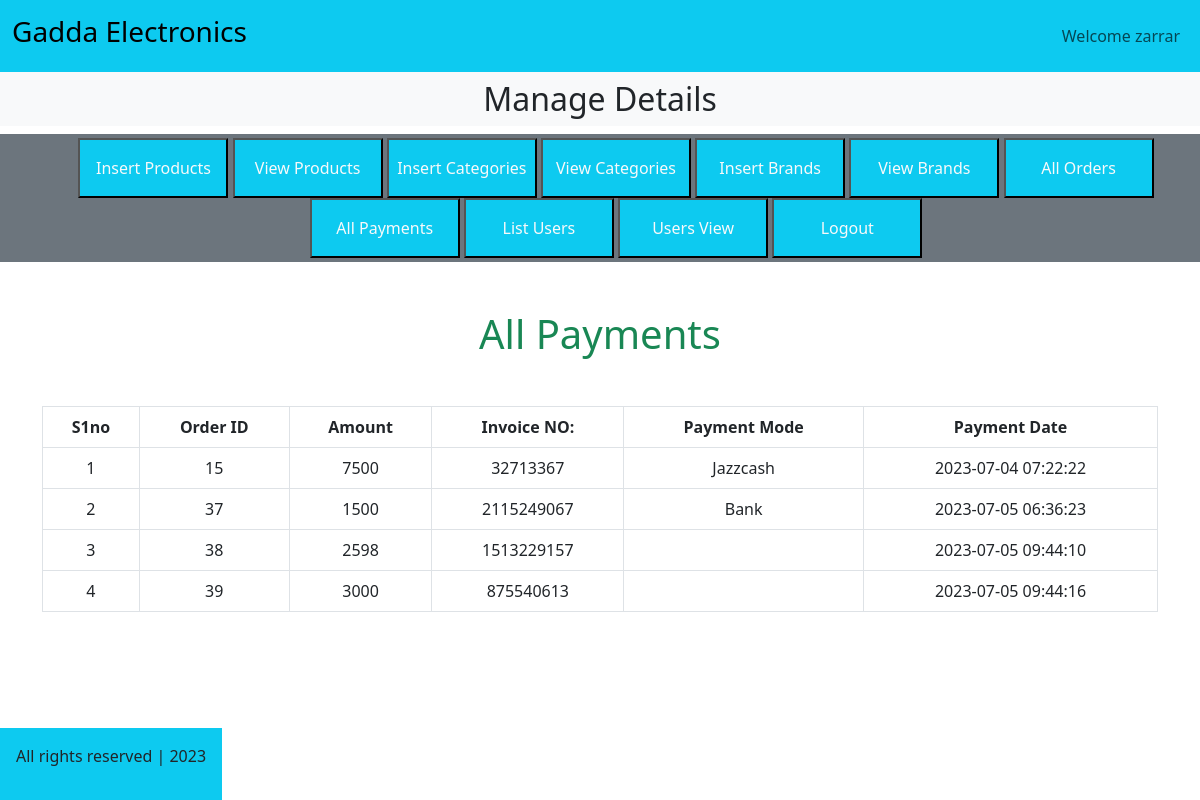
Page /admin/index.php?list_payments (signed in) on the committed database.
### tables this page shows
CREATE TABLE `user_payments` (
  `payment_id` int(11) NOT NULL,
  `order_id` int(11) NOT NULL,
  `invoice_num` int(11) NOT NULL,
  `amount` int(11) NOT NULL,
  `payment_mode` varchar(255) NOT NULL,
  `date` timestamp NOT NULL DEFAULT current_timestamp() ON UPDATE current_timestamp()
);

### admin/list_payments.php (the view, shortened to what this page needs)
<h1 class="text-center text-success">All Payments</h1>
<table class="table table-bordered mt-5">
    <thead class="bg-info">
        <?php
        $get_payments = "select * from user_payments";
        $result = mysqli_query($con, $get_payments);
        $row_count = mysqli_num_rows($result);
        if ($row_count == 0) {
        echo "<h2 class='text-danger text-center mt-5'>No payments recieved yet</h2>";
        } else {
            echo "</thead>
            <tbody class='bg-secondary '>
            <tr class='bg-info text-center'>
            <th>S1no</th>
            <th>Order ID</th>
            <th>Amount</th>
            <th>Invoice NO:</th>
            <th>Payment Mode</th>
            <th>Payment Date</th>
        </tr>";
            $number = 0;
            while ($row = mysqli_fetch_assoc($result)) {
                $order_id = $row['order_id'];
                $amount = $row['amount'];
                $invoice_num = $row['invoice_num'];
                $payment_mode = $row['payment_mode'];
                $date = $row['date'];
                $number++;
                echo "<tr class='text-light text-center'>
                <td>$number</td>
                <td>$order_id</td>
                <td>$amount</td>
                <td>$invoice_num</td>
                <td>$payment_mode</td>
                <td>$date</td>
            </tr>";
            }
        }
        ?>
    </tbody>
</table>

### style.css (style rules this page uses)
* { margin: 0; padding: 0; box-sizing: border-box; }

### rows in the picture
user_payments: order "15", amount "7500", invoice_num "32713367", payment_mode "Jazzcash", date "2023-07-04 07:22:22"
user_payments: order "37", amount "1500", invoice_num "2115249067", payment_mode "Bank", date "2023-07-05 06:36:23"
user_payments: order "38", amount "2598", invoice_num "1513229157", date "2023-07-05 09:44:10"
user_payments: order "39", amount "3000", invoice_num "875540613", date "2023-07-05 09:44:16"

### other values in the picture
$_SESSION['admin_name'] "zarrar"
